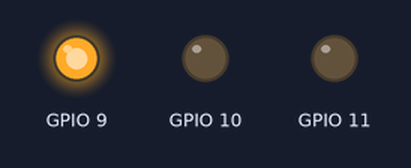
Bench run of a program on a simulated Raspberry Pi (BCM pin numbers). On the bench: output pins drawn as LEDs (lit = HIGH).

Above: at 1.5 s.
At 3.5 s:
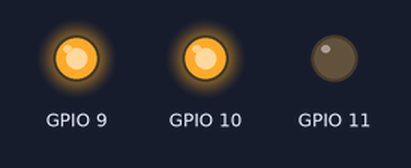
At 6.5 s:
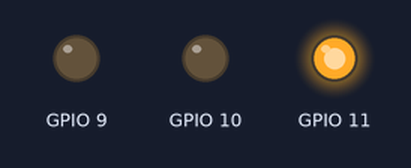
At 10.0 s:
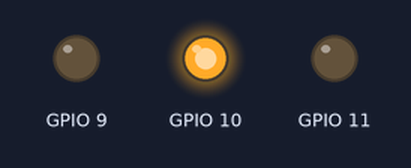
Timing chart, 0 to 14.3 s (numbered marks = the images above):
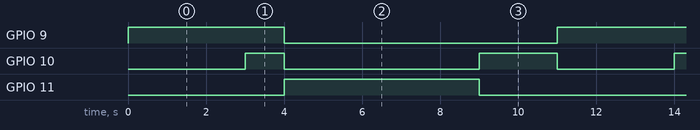

The program:

Traffic_light.py
```python
import RPi.GPIO as GPIO
import time
import signal
import sys
GPIO.setmode(GPIO.BCM)
GPIO.setup(9, GPIO.OUT)
GPIO.setup(10, GPIO.OUT)
GPIO.setup(11, GPIO.OUT)
def allLightsOff(signal, frame):
    GPIO.output(9, False)
    GPIO.output(10, False)
    GPIO.output(11, False)
    GPIO.cleanup()
    sys.exit(0)
signal.signal(signal.SIGINT, allLightsOff)
while True:
    # Red
    GPIO.output(9, True)
    time.sleep(3)
    # Red and yellow
    GPIO.output(10, True)
    time.sleep(1)
    # Green
    GPIO.output(9, False)
    GPIO.output(10, False)
    GPIO.output(11, True)
    time.sleep(5)
    # Yellow
    GPIO.output(11, False)
    GPIO.output(10, True)
    time.sleep(2)
    # Yellow off (red comes on at top of loop)
    GPIO.output(10, False)
```

Measured:
- by itself, GPIO 9: alternates HIGH for 4.0 s and LOW for 7.0 s
- by itself, GPIO 10: repeats every 11.0 s: LOW 5.0 s, HIGH 2.0 s, LOW 3.0 s, HIGH 1.0 s
- by itself, GPIO 11: alternates HIGH for 5.0 s and LOW for 6.0 s
